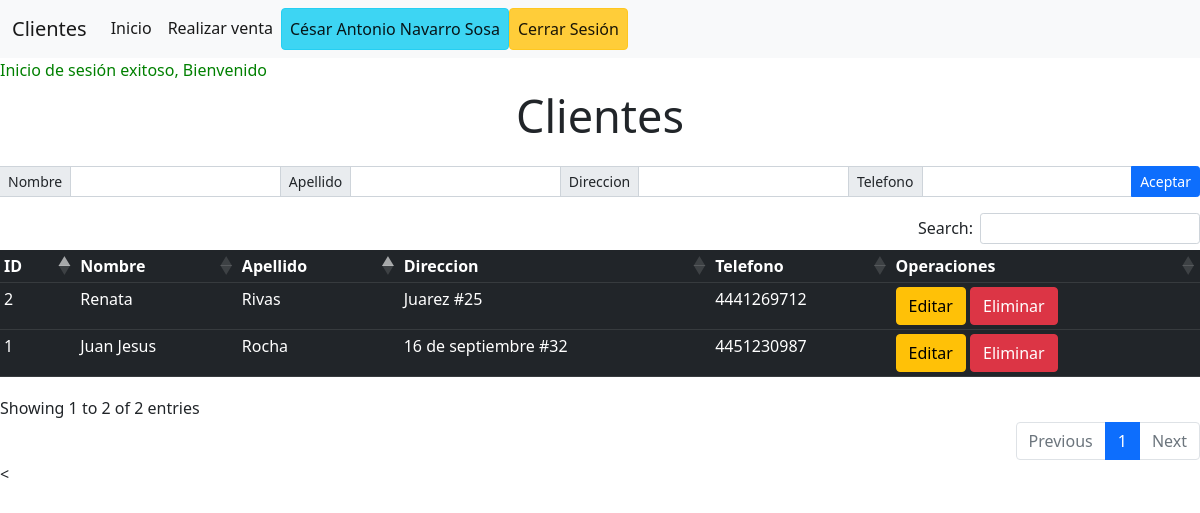
The app's page /Frontend/app/ventanaClientes.php (signed in) with its own data.
### tables this page shows
create table Cliente (
	idCliente int unsigned not null auto_increment primary key,
    nombre varchar(45) not null,
    apellidos varchar(45) not null,
    direccion varchar(50) not null,     
    telefono varchar(20) not null
);

### Util/Conexion.php (called while the page is built, shortened)
<?php
class Conexion
{
    private static $servidor = 'localhost' ;
    private static $db = 'puntoventaweb' ;
    private static $usuario = 'root';
    private static $password = 'root';
    private static $conexion  = null;
    public static function abrirConexion()
    {
        if (self::$conexion==null)
        {
            try
            {
                self::$conexion =  new PDO( "mysql:host=".self::$servidor.";"."dbname=".self::$db, self::$usuario, self::$password);
                self::$conexion->setAttribute(PDO::ATTR_ERRMODE, PDO::ERRMODE_SILENT);
            }
            catch(PDOException $e)
            {
                exit($e->getMessage());
            }
        }
        return self::$conexion;
    }
    public static function cerrarConexion()
    {
        self::$conexion = null;
    }
}
?>

### Backend/DAOS/DAOcliente.php (called while the page is built, shortened)
<?php
require_once '../../Util/Conexion.php';
class DAOcliente{
    private $conexion;
    private function conectar(){
        try{
			$this->conexion = Conexion::abrirConexion();
		}
		catch(Exception $e)
		{
			die($e->getMessage());
		}
    }
    public function obtenerTodos()
	{
		try
		{
			$lista = array();
			$sentenciaSQL = $this->conexion->prepare("SELECT idCliente, nombre, apellidos, direccion, telefono FROM Cliente");
			$sentenciaSQL->execute();
			foreach($sentenciaSQL->fetchAll(PDO::FETCH_OBJ) as $fila)
			{
				$obj = new Cliente();
                $obj->idCliente = $fila->idCliente;
	            $obj->nombre = $fila->nombre;
	            $obj->apellidos = $fila->apellidos;
	            $obj->direccion = $fila->direccion;
                $obj->telefono=$fila->telefono;
				$lista[] = $obj;
			}
			return $lista;
		}
		catch(PDOException $e){
			return null;
		}finally{
            Conexion::cerrarConexion();
        }
	}
}

### Frontend/app/ventanaClientes.php (the view, shortened to what this page needs)
<!DOCTYPE html>
<html lang="en">
<head>
    <link href="https://cdn.jsdelivr.net/npm/bootstrap@5.1.3/dist/css/bootstrap.min.css"
    rel="stylesheet"
>
    <link rel="stylesheet" href="https://cdn.datatables.net/1.11.3/css/dataTables.bootstrap5.min.css">
    <link rel="stylesheet" href="https://cdn.datatables.net/autofill/2.3.7/css/autoFill.bootstrap5.min.css">
</head>
<body>
<nav class="navbar navbar-expand-lg navbar-light bg-light">
        <div class="container-fluid">
            <a class="navbar-brand " href="ventanaClientes.php">Clientes</a>
            <div class="collapse navbar-collapse" id="navbarNavDropdown">
            <ul class="navbar-nav">
                <li class="nav-item">
                <a class="nav-link active" aria-current="page" href="MenuPrincipal.php">Inicio</a>
                </li>
                <li class="nav-item">
                <a class="nav-link active" href="ventanaRealizarVenta.php">Realizar venta</a>
                </li>
                <li class="nav-item">
                <a class="nav-link active btn btn-info" ><?php echo($_SESSION["usuarioLogeado"]);?></a>
                </li>
                <li class="nav-item">
                <a class="nav-link active btn btn-warning" href="MenuPrincipal.php?cerrarsesion">Cerrar Sesión</a>
            </li>
            </ul>
            </div>
        </div>
    </nav>
<?php
        require_once '../../Backend/DAOS/DAOcliente.php';
        $dao=new DAOcliente();
        $listaClientes=$dao->obtenerTodos();
        if(isset($_SESSION["mensaje"])){
            echo "<div style='color: green'>{$_SESSION["mensaje"]}</div>";
        }
        require_once '../../Backend/DAOS/DAOcliente.php';
        $cliente=new Cliente();
    ?>
    <p style="text-align:center; font-size: 45px">Clientes</p>
    <form method='POST'>
        <div class="input-group input-group-sm mb-3">
            <span class="input-group-text" id="inputGroup-sizing-sm">Nombre</span>
            <input type="text" name="nombre" class="form-control" aria-label="Sizing example input" aria-describedby="inputGroup-sizing-sm" value="<?=$cliente->nombre?>">
            <span class="input-group-text" id="inputGroup-sizing-sm">Apellido</span>
            <input type="text" name="apellidos" class="form-control" aria-label="Sizing example input" aria-describedby="inputGroup-sizing-sm" value="<?=$cliente->apellidos?>">
            <span class="input-group-text" id="inputGroup-sizing-sm">Direccion</span>
            <input type="text" name="direccion" class="form-control" aria-label="Sizing example input" aria-describedby="inputGroup-sizing-sm" value="<?=$cliente->direccion?>">
            <span class="input-group-text" id="inputGroup-sizing-sm">Telefono</span>
            <input type="text" name="telefono" class="form-control" aria-label="Sizing example input" aria-describedby="inputGroup-sizing-sm" value="<?=$cliente->telefono?>">
            <button type="submit" class="btn btn-primary">Aceptar</button>
        </div>
    </form>
    <table id="tblRegistros" class="table table-dark table-sm">
        <thead>
            <tr>
                <th>ID</th>
                <th>Nombre</th>
                <th>Apellido</th>
                <th>Direccion</th>
                <th>Telefono</th>
                <th>Operaciones</th>
            </tr>
        </thead>
        <tbody>
        <?php
                    foreach ($listaClientes as $objCliente){
                    echo"<tr><td>".$objCliente->idCliente."</td>".
                            "<td>".$objCliente->nombre."</td>".
                            "<td>".$objCliente->apellidos."</td>".
                            "<td>".$objCliente->direccion."</td>".
                            "<td>".$objCliente->telefono."</td>"."
                            <td>
                                <form method='POST'>
                                    <button formaction='ventanaClientes.php' name='idCliente' value='$objCliente->idCliente' class='btn btn-warning'>Editar</button>
                                    <button formaction='eliminarCliente.php' name='idCliente' value='$objCliente->idCliente' class='btn btn-danger'>Eliminar</button>
                                </form>
                            </td>
                        </tr>";
                    }
                ?>
        </tbody>
    </table>
    <
</body>
</html>

### records on screen
cliente: idCliente "1", nombre "Juan Jesus", apellidos "Rocha", direccion "16 de septiembre #32", telefono "4451230987"
cliente: idCliente "2", nombre "Renata", apellidos "Rivas", direccion "Juarez #25", telefono "4441269712"

### other values on screen
$_SESSION["usuarioLogeado"] "César Antonio Navarro Sosa"
$_SESSION["mensaje"] "Inicio de sesión exitoso, Bienvenido"
